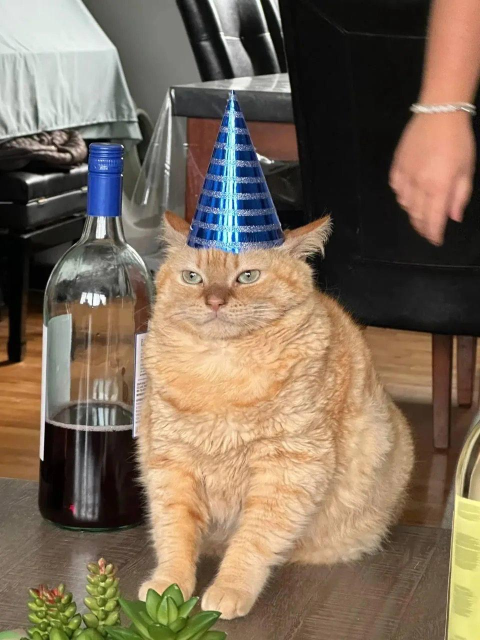
#> input picture catparty.jpeg, 960 x 1280 px (shown at 1/2 size)
$ python resize_glitch.py catparty.jpeg
#> lines starting #> are read from the running program, lines starting #| are printed output that depends on the picture
from PIL import Image
from random import randint
import sys
if __name__ == "__main__":
    image_path = sys.argv[1]
    image = Image.open(image_path)
#> image is the input picture: PIL image 960x1280 RGB; mean R, G, B 126, 109, 90.3
    image = image.resize((image.width // 2, image.height // 2), Image.NEAREST)
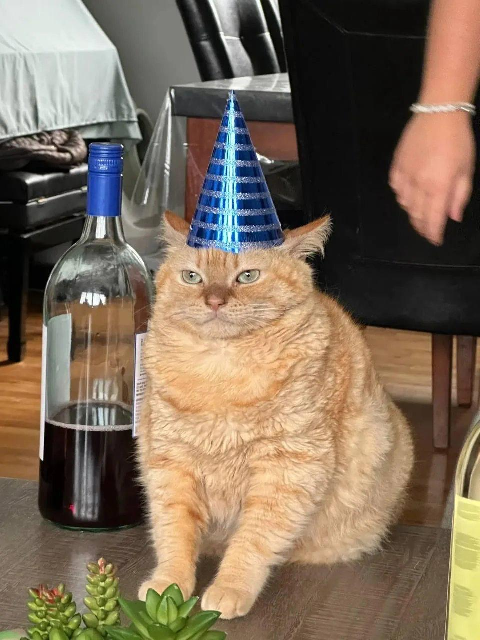
#> image: PIL image 480x640 RGB; mean R, G, B 125.9, 109.1, 90.2
    width = randint(10, 1000)
    height = randint(10, 1000)
    image = image.resize((width, height), Image.NEAREST)
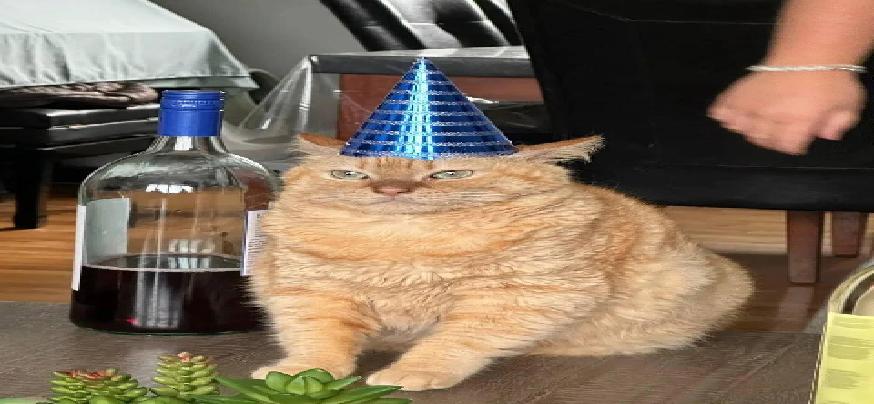
#> image: PIL image 874x404 RGB; mean R, G, B 125.9, 109.1, 90.3
    image.save(image_path, quality=0.1, optimize=False)

$ run again, on yop.jpeg
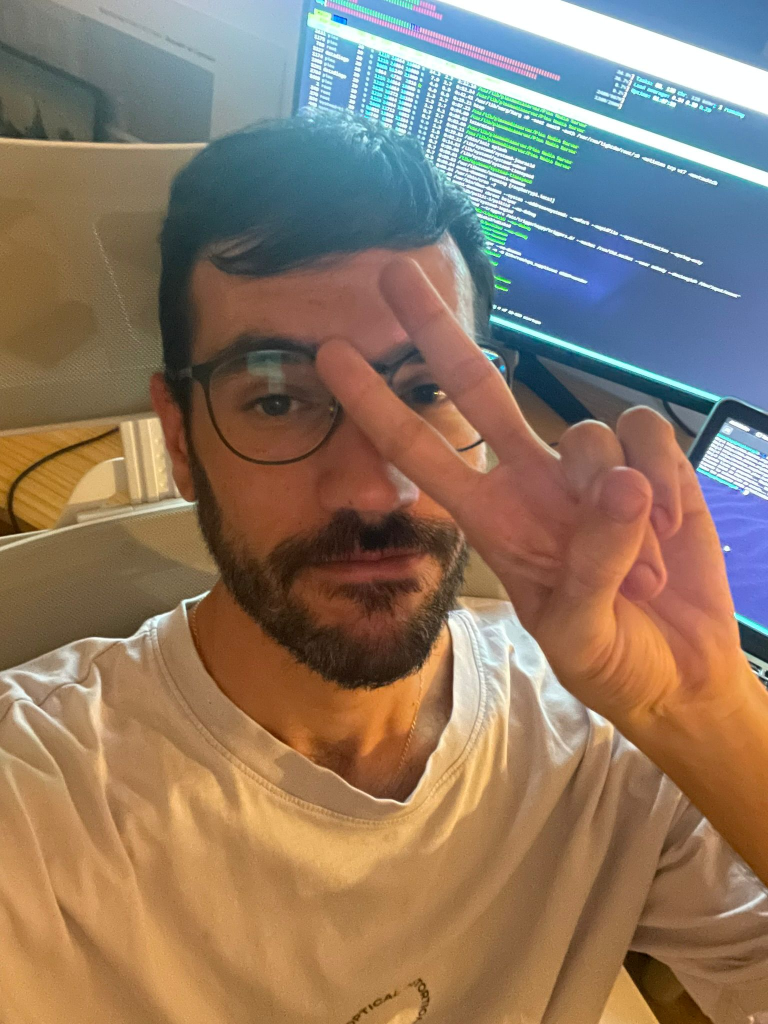
#> input picture yop.jpeg, 1536 x 2048 px (shown at 1/2 size)
#> image is the input picture: PIL image 1536x2048 RGB; mean R, G, B 140.7, 120.5, 102
#> `image = image.resize((image.width // 2, image.height // 2), Image.NEAR..`:
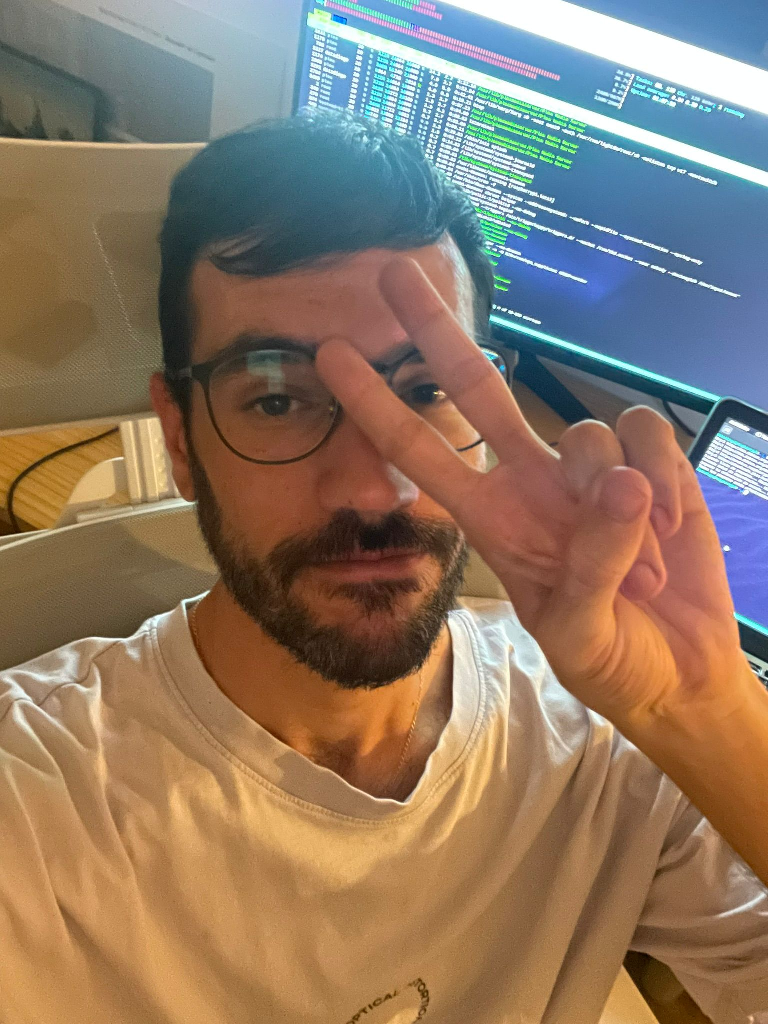
#> image: PIL image 768x1024 RGB; mean R, G, B 140.7, 120.6, 102.1
#> `image = image.resize((width, height), Image.NEAREST)`:
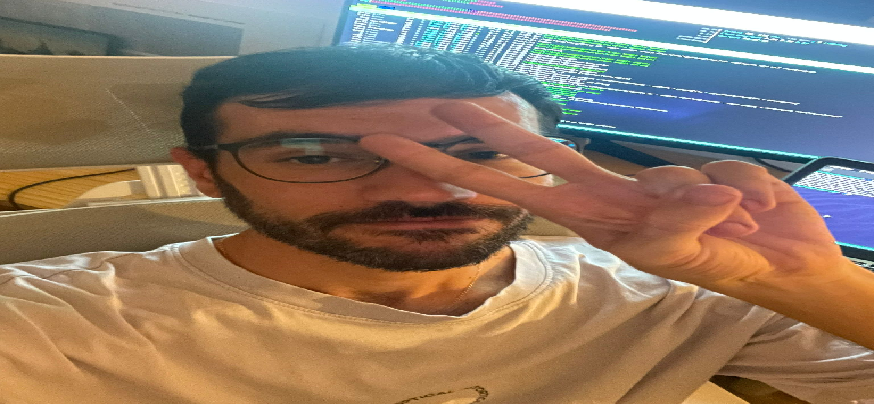
#> image: PIL image 874x404 RGB; mean R, G, B 140.7, 120.6, 102
